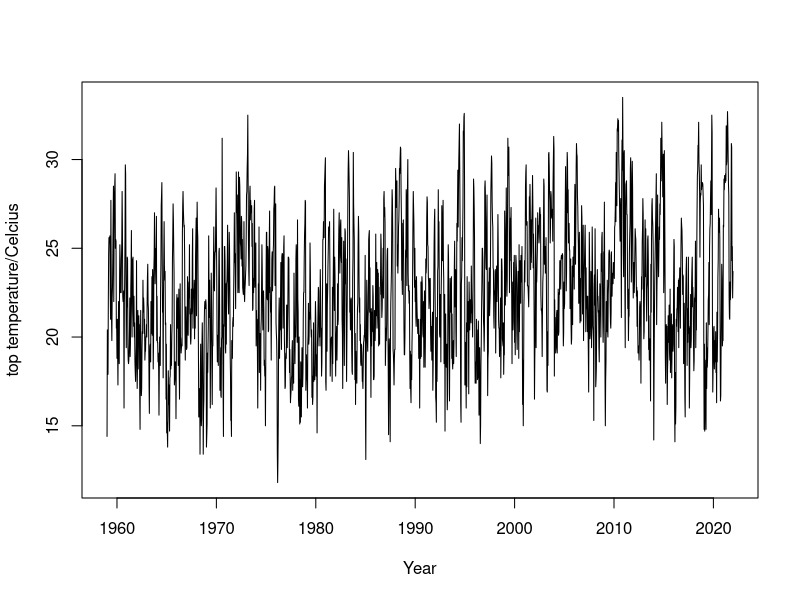
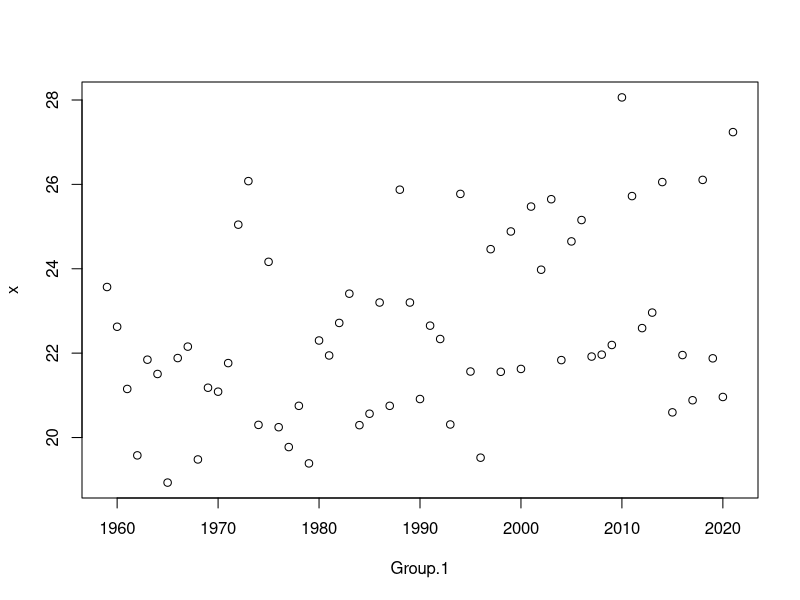

R code for these plots, in order:
setwd("/m/home/home3/33/norjav2/unix/Documents/kandi_local/kandi")

#read data
data <- read.table(file = "anjala.csv", header = TRUE, sep = ",", col.names = 
                     c('Year', 'Month', 'Day', 'Hour', 'Time zone', 'Temperature'))

#remove and edit data
data_july <- data[data$Month == "7",]

data_july2 <- data.frame(data_july$Year, data_july$Day, data_july$Temperature)

temp_ts = ts(data_july$Temperature, start = 1959, frequency = 31)

ts.plot(temp_ts, xlab = 'Year', ylab = 'top temperature/Celcius')

mean_temp <- aggregate(data_july$Temperature, list(data_july$Year), FUN = mean)

plot(mean_temp)

data$Date<-as.Date(with(data,paste(Year,Month,Day,sep="-")),"%Y-%m-%d")

